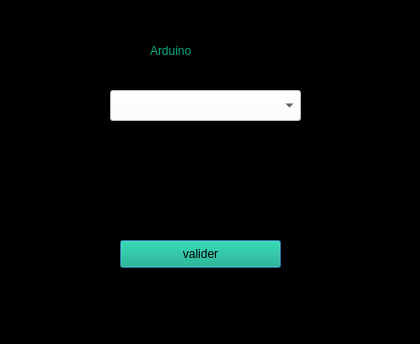
<?xml version="1.0" encoding="UTF-8"?>
<ui version="4.0">
 <class>gest_arduino</class>
 <widget class="QDialog" name="gest_arduino">
  <property name="geometry">
   <rect>
    <x>0</x>
    <y>0</y>
    <width>420</width>
    <height>344</height>
   </rect>
  </property>
  <property name="windowTitle">
   <string>Dialog</string>
  </property>
  <property name="styleSheet">
   <string notr="true">background-color: rgb(0, 0, 0);</string>
  </property>
  <widget class="QPushButton" name="pushButton">
   <property name="geometry">
    <rect>
     <x>120</x>
     <y>240</y>
     <width>161</width>
     <height>28</height>
    </rect>
   </property>
   <property name="styleSheet">
    <string notr="true">background-color: rgb(0, 170, 127);</string>
   </property>
   <property name="text">
    <string>valider</string>
   </property>
  </widget>
  <widget class="QComboBox" name="comboBox">
   <property name="geometry">
    <rect>
     <x>110</x>
     <y>90</y>
     <width>191</width>
     <height>31</height>
    </rect>
   </property>
   <property name="styleSheet">
    <string notr="true">background-color : white;
</string>
   </property>
  </widget>
  <widget class="QLineEdit" name="lineEdit">
   <property name="geometry">
    <rect>
     <x>110</x>
     <y>150</y>
     <width>191</width>
     <height>31</height>
    </rect>
   </property>
   <property name="styleSheet">
    <string notr="true">color: rgb(0, 170, 127);</string>
   </property>
  </widget>
  <widget class="QLabel" name="label">
   <property name="geometry">
    <rect>
     <x>150</x>
     <y>30</y>
     <width>131</width>
     <height>41</height>
    </rect>
   </property>
   <property name="styleSheet">
    <string notr="true">color: rgb(0, 170, 127);
font: 18pt &quot;Nirmala UI&quot;;</string>
   </property>
   <property name="text">
    <string>Arduino</string>
   </property>
  </widget>
  <widget class="QLabel" name="label_2">
   <property name="geometry">
    <rect>
     <x>130</x>
     <y>190</y>
     <width>131</width>
     <height>41</height>
    </rect>
   </property>
   <property name="styleSheet">
    <string notr="true">color: rgb(0, 170, 127);
font: 18pt &quot;Nirmala UI&quot;;</string>
   </property>
   <property name="text">
    <string/>
   </property>
  </widget>
 </widget>
 <resources/>
 <connections/>
</ui>
